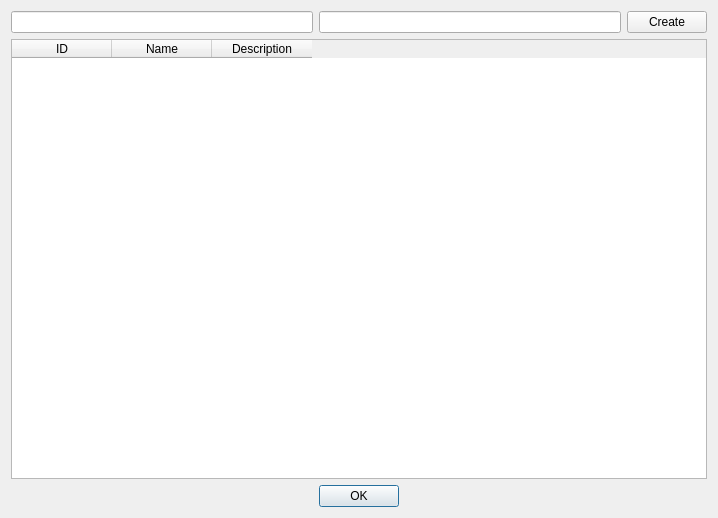
<?xml version="1.0" encoding="UTF-8"?>
<ui version="4.0">
 <class>Dialog</class>
 <widget class="QDialog" name="Dialog">
  <property name="geometry">
   <rect>
    <x>0</x>
    <y>0</y>
    <width>718</width>
    <height>518</height>
   </rect>
  </property>
  <property name="windowTitle">
   <string>Dialog</string>
  </property>
  <layout class="QGridLayout" name="gridLayout">
   <item row="1" column="0">
    <widget class="QDialogButtonBox" name="buttonBox">
     <property name="orientation">
      <enum>Qt::Horizontal</enum>
     </property>
     <property name="standardButtons">
      <set>QDialogButtonBox::Ok</set>
     </property>
     <property name="centerButtons">
      <bool>true</bool>
     </property>
    </widget>
   </item>
   <item row="0" column="0">
    <layout class="QGridLayout" name="gridLayout_2">
     <item row="0" column="1">
      <widget class="QLineEdit" name="placeDesc"/>
     </item>
     <item row="0" column="0">
      <widget class="QLineEdit" name="placeName"/>
     </item>
     <item row="1" column="0" colspan="3">
      <widget class="QTableWidget" name="placesTable">
       <column>
        <property name="text">
         <string>ID</string>
        </property>
       </column>
       <column>
        <property name="text">
         <string>Name</string>
        </property>
       </column>
       <column>
        <property name="text">
         <string>Description</string>
        </property>
       </column>
      </widget>
     </item>
     <item row="0" column="2">
      <widget class="QPushButton" name="createButton">
       <property name="text">
        <string>Create</string>
       </property>
      </widget>
     </item>
    </layout>
   </item>
  </layout>
 </widget>
 <resources/>
 <connections>
  <connection>
   <sender>buttonBox</sender>
   <signal>accepted()</signal>
   <receiver>Dialog</receiver>
   <slot>accept()</slot>
   <hints>
    <hint type="sourcelabel">
     <x>248</x>
     <y>254</y>
    </hint>
    <hint type="destinationlabel">
     <x>157</x>
     <y>274</y>
    </hint>
   </hints>
  </connection>
  <connection>
   <sender>buttonBox</sender>
   <signal>rejected()</signal>
   <receiver>Dialog</receiver>
   <slot>reject()</slot>
   <hints>
    <hint type="sourcelabel">
     <x>316</x>
     <y>260</y>
    </hint>
    <hint type="destinationlabel">
     <x>286</x>
     <y>274</y>
    </hint>
   </hints>
  </connection>
 </connections>
</ui>
